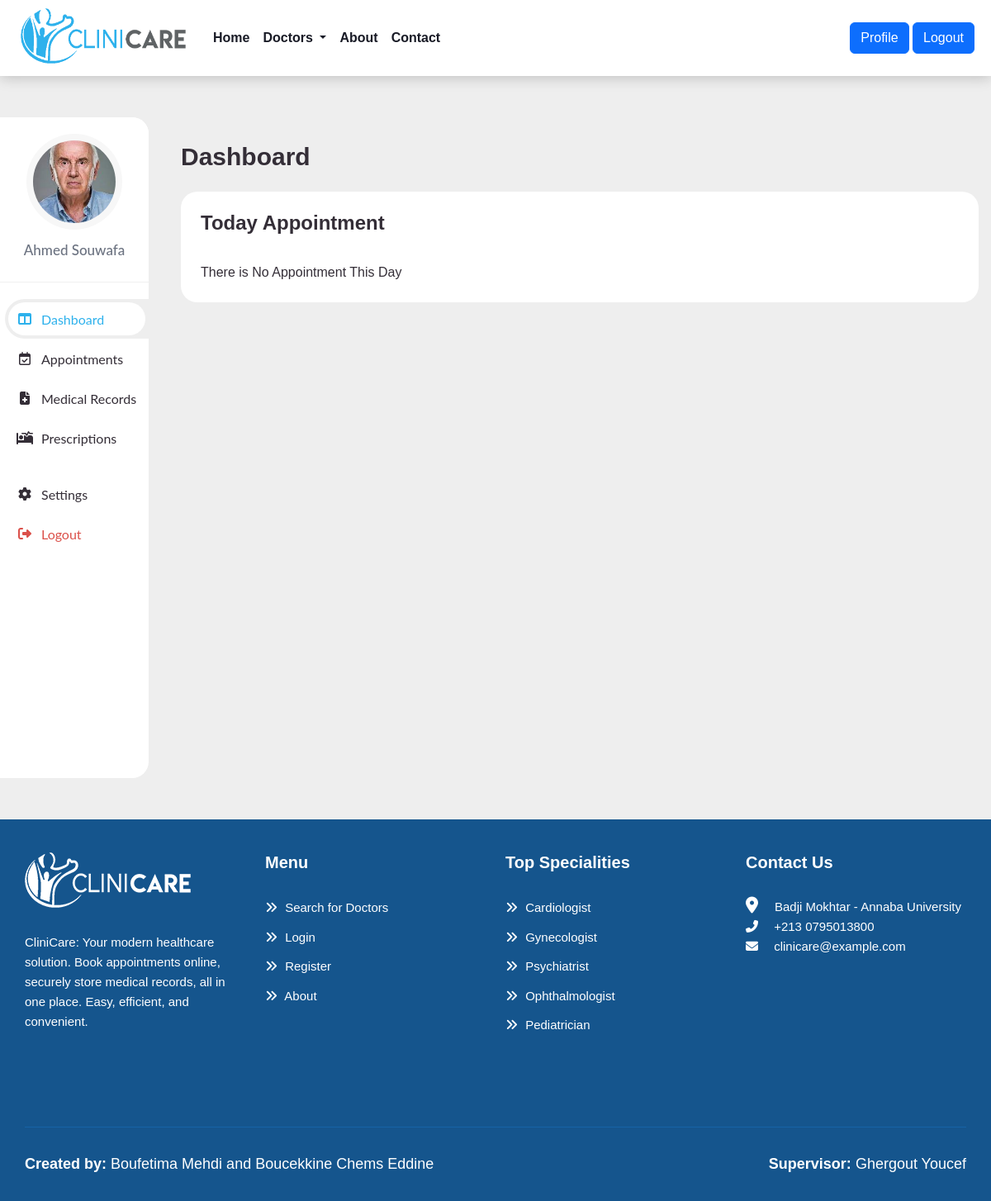
The app's page /patient_dashboard.php?patientid=8 (signed in) with its own data.
### tables this page shows
CREATE TABLE `patients` (
  `patientid` int(11) NOT NULL,
  `firstname` varchar(100) DEFAULT NULL,
  `lastname` varchar(100) DEFAULT NULL,
  `email` varchar(100) DEFAULT NULL,
  `password` varchar(100) DEFAULT NULL,
  `address` varchar(255) DEFAULT NULL,
  `state` varchar(100) DEFAULT NULL,
  `mobile` varchar(20) DEFAULT NULL,
  `birthdate` date DEFAULT NULL,
  `gender` enum('Male','Female') DEFAULT NULL,
  `bloodgroup` varchar(5) DEFAULT NULL,
  `photo_path` varchar(255) DEFAULT NULL
);

### patient_menu.php (the view, shortened to what this page needs)
<?php
$patientid = $_SESSION['patientid'];
$photopath = $fullName = "";
$sql = "SELECT * FROM patients WHERE patientid=$patientid";
$result = $conn->query($sql);
if ($result->num_rows > 0) {
        while ($row = $result->fetch_assoc()) {
            $fullName = $row["firstname"] . " " . $row["lastname"];
            $photoPath = $row["photo_path"];
        }
    } else {
        echo "No doctor found with the provided ID.";
    }
?>
<div class="col-lg-2">
    <div class="sticky-sidebar">
        <section id="sidebar">
            <div class="widget-profile">
                    <div class="profile-info-widget">
                        <a href="#" class="booking-doc-img">
                            <?php if ($photoPath !== 'uploads/') :?>
                                <img src="<?php echo $photoPath; ?>" alt="<?php echo $fullName; ?>">
                            <?php else : ?>
                                <img src="assets/img/default_photo.jpg" alt="Default Photo">
                            <?php endif; ?>
                        </a>
                        <div class="profile-det-info">
                            <h3><?php echo $fullName; ?></h3>
                        </div>
                    </div>
                </div>
                <ul class="side-menu top">
                    <li <?php if(basename($_SERVER['PHP_SELF']) == 'patient_dashboard.php') echo 'class="active"'; ?>>
                        <a href="patient_dashboard.php">
                            <i class="fa-solid fa-table-columns"></i>
                            <span class="text">Dashboard</span>
                        </a>
                    </li>
                    <li <?php if(basename($_SERVER['PHP_SELF']) == 'patient_appointments.php') echo 'class="active"'; ?>>
                        <a href="patient_appointments.php">
                            <i class="fa-regular fa-calendar-check"></i>
                            <span class="text">Appointments</span>
                        </a>
                    </li>
                    <li <?php if(basename($_SERVER['PHP_SELF']) == 'patient_records.php') echo 'class="active"'; ?>>
                        <a href="patient_records.php">
                            <i class="fa-solid fa-file-medical"></i>
                            <span class="text">Medical Records</span>
                        </a>
                    </li>
                    <li <?php if(basename($_SERVER['PHP_SELF']) == 'patient_prescriptions.php') echo 'class="active"'; ?>>
                        <a href="patient_prescriptions.php">
                            <i class="fa-solid fa-bed-pulse"></i>
                            <span class="text">Prescriptions</span>
                        </a>
                    </li>
                </ul>
                <ul class="side-menu">
                    <li <?php if(basename($_SERVER['PHP_SELF']) == 'patient_setting.php') echo 'class="active"'; ?>>
                        <a href="patient_setting.php">
                            <i class="fa-solid fa-gear"></i>
                            <span class="text">Settings</span>
                        </a>
                    </li>
                    <li>
                        <a href="logout-fonction.php" class="logout">
                            <i class="fa-solid fa-right-from-bracket"></i>
                            <span class="text">Logout</span>
                        </a>
                    </li>
                </ul>
        </section>
    </div>
</div>

### assets/css/style.css (style rules this page uses)
body { font-family: "Poppins", sans-serif; font-weight: normal; font-style: normal; color: #6b7280; overflow-x: hidden; font-size: 1rem; line-height: 1.6; }

### assets/css/dashboard.css (style rules this page uses)
:root { --poppins: "Poppins", sans-serif; --lato: "Lato", sans-serif; --light: #f9f9f9; --blue: #3c91e6; --light-blue: #cfe8ff; --grey: #eee; --dark-grey: #aaaaaa; --dark: #342e37; --red: #db504a; --yellow: #ffce26; --light-yellow: #fff2c6; --orange: #fd7238; --light-orange: #ffe0d3; }
* { --webkit-box-sizing: border-box; --moz-box-sizing: border-box; box-sizing: border-box; margin: 0; padding: 0; }
a { text-decoration: none; }
li { list-style: none; }
ol, ul { padding-left: 0; }
body { font-family: "Poppins", sans-serif; font-weight: normal; font-style: normal; color: #6b7280; overflow-x: hidden; font-size: 1rem; line-height: 1.6; }
.sticky-sidebar { position: sticky; top: 0; height: 100vh; overflow-y: auto; }
.dashboard .row .col-lg-2, .dashboard .row .col-lg-10 { background-color: #eeeeee; }
#sidebar { height: 100%; background: #ffffff; z-index: 2000; font-family: "Lato", sans-serif; transition: 0.3s ease; overflow-x: hidden; scrollbar-width: none; border-top-right-radius: 20px; border-bottom-right-radius: 20px; }
#sidebar .side-menu { width: 100%; margin-top: 20px; padding: 0; }
#sidebar .side-menu li { height: 48px; background: transparent; margin-left: 6px; border-radius: 48px 0 0 48px; padding: 4px; }
#sidebar .side-menu li.active { background: var(--grey); position: relative; }
#sidebar .side-menu li.active::before { content: ""; position: absolute; width: 40px; height: 40px; border-radius: 50%; top: -40px; right: 0; box-shadow: 20px 20px 0 var(--grey); z-index: -1; }
#sidebar .side-menu li.active::after { content: ""; position: absolute; width: 40px; height: 40px; border-radius: 50%; bottom: -40px; right: 0; box-shadow: 20px -20px 0 var(--grey); z-index: -1; }
#sidebar .side-menu li a { width: 100%; height: 100%; background: #ffffff; display: flex; align-items: center; border-radius: 48px; font-size: 16px; color: var(--dark); white-space: nowrap; overflow-x: hidden; }
#sidebar .side-menu.top li.active a { color: #2db1ec; }
#sidebar .side-menu li a.logout { color: var(--red); }
#sidebar .side-menu li a i { min-width: calc(60px - ((4px + 6px) * 2)); display: flex; justify-content: center; }
.widget-profile { background-color: #fff; border-bottom: 1px solid #f0f0f0; padding: 20px; }
.widget-profile .profile-info-widget { display: block; text-align: center; }
.widget-profile .profile-info-widget .booking-doc-img { display: inline-block; margin: 0 0 15px; width: auto; padding: 8px; background-color: #f7f7f7; border-radius: 50%; }
.widget-profile .profile-info-widget .booking-doc-img img { border-radius: 50%; height: 100px; width: 100px; object-fit: cover; }
.profile-det-info { overflow: hidden; }
.profile-det-info h3 { font-size: 17px; text-overflow: ellipsis; white-space: nowrap; overflow: hidden; }

### records on screen
patients: photo_path (picture), fullName "Ahmed Souwafa"
